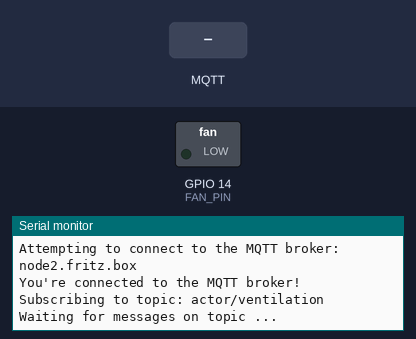
Bench run of a program on a simulated ESP8266 (NodeMCU). On the bench: switched loads named in the program (green lamp = pin HIGH), the last lines printed to the serial monitor. Inputs (shaded band) come from the test bench. WiFi joins after 1.5 s; servers stay silent unless stated; no MQTT or app messages arrive unless stated; not simulated (calls return 0 or success): wifi_secrets.h.

Above: at 2.8 s.
2.9 s: MQTT message "1" arrives on the first subscribed topic
At 3.6 s:
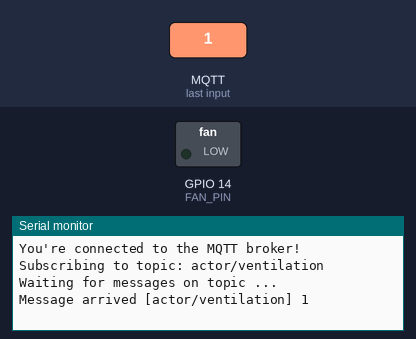
4.4 s: MQTT message "on" arrives on the first subscribed topic
At 4.8 s:
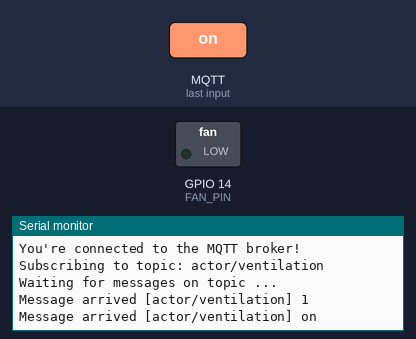
5.9 s: MQTT message "off" arrives on the first subscribed topic
At 7.1 s:
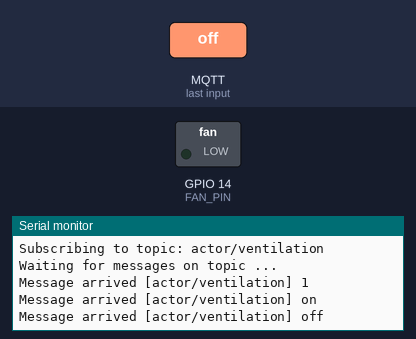

Measured:
- after the input at 2.9 s, the serial monitor: prints a new line at once (image 1)
- after the input at 4.4 s, the serial monitor: prints a new line at once (image 2)
- after the input at 5.9 s, the serial monitor: prints a new line at once (image 3)

The program:

main.cpp
```cpp
#include <Arduino.h>
#include <ESP8266WiFi.h>
#include <PubSubClient.h>
#include "wifi_secrets.h"

#define FAN_PIN 14

// wifi
char ssid[] = SECRET_SSID;
char pass[] = SECRET_PASS;
WiFiClient wifiClient;

// mqtt
const char broker[] = "node2.fritz.box";
int port = 1883;
const char topic[] = "actor/ventilation";
PubSubClient mqttClient(wifiClient);

// unique ids
String mac;
String clientId;

void callback(char* topic, byte* payload, unsigned int length);

void setup() {
  // Initialize serial
  Serial.begin(9600);

  // attempt to connect to Wifi network:
  Serial.print("Attempting to connect to WPA SSID: ");
  Serial.println(ssid);

  WiFi.mode(WIFI_STA);
  WiFi.begin(ssid, pass);
  while (WiFi.waitForConnectResult() != WL_CONNECTED) {
    Serial.println("Connection Failed! Rebooting...");
    delay(5000);
    ESP.restart();
  }

  Serial.println("You're connected to the network");
  Serial.println();

  Serial.print("Attempting to connect to the MQTT broker: ");
  Serial.println(broker);

  mqttClient.setServer(broker, port);
  mqttClient.setCallback(callback);

  clientId = "actor-ventilation-" + mac;
  if (!mqttClient.connect(clientId.c_str())) {
    Serial.print("MQTT connection failed! Error code = ");
    while (1);
  }

  Serial.println("You're connected to the MQTT broker!");
  Serial.println();


  Serial.print("Subscribing to topic: ");
  Serial.println(topic);
  Serial.println();

  if (!mqttClient.subscribe(topic)) {
    Serial.print("MQTT subscription failed - topic: ");
    Serial.println(topic);
    Serial.println();
    while (1);
  }

  Serial.println("Waiting for messages on topic ...");

  // configure GPIO
  pinMode(FAN_PIN, OUTPUT);
}

void callback(char* topic, byte* payload, unsigned int length) {
  Serial.print("Message arrived [");
  Serial.print(topic);
  Serial.print("] ");

  for (int i = 0; i < length; i++) {
    Serial.print((char)payload[i]);
  }
  Serial.println();

  if(!strncmp((char *)payload, "true", length)){
    Serial.println("Switching ventilation on");
    digitalWrite(FAN_PIN, HIGH);
  }
  else if(!strncmp((char *)payload, "false", length)){
    Serial.println("Switching ventilation off");
    digitalWrite(FAN_PIN, LOW);
  }
}

void loop() {
  mqttClient.loop();
}
```
